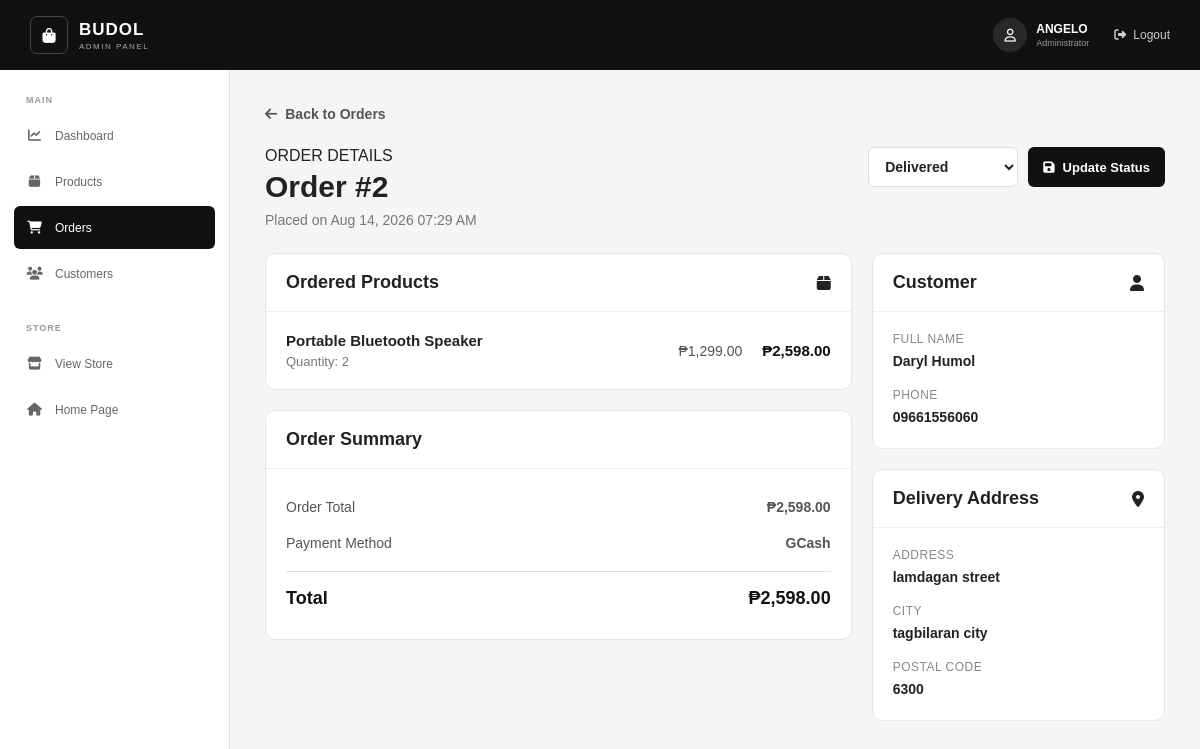
The page /BUDOL/admin/order_view.php?id=2 (signed in) on the database its author committed.
### tables this page shows
CREATE TABLE `orders` (
  `id` int(11) NOT NULL,
  `user_id` int(11) NOT NULL,
  `total_amount` decimal(10,2) NOT NULL,
  `status` enum('Pending','Processing','Shipped','Delivered','Cancelled') DEFAULT 'Pending',
  `shipping_address` text NOT NULL,
  `created_at` timestamp NOT NULL DEFAULT current_timestamp(),
  `full_name` varchar(150) NOT NULL DEFAULT '',
  `phone` varchar(30) NOT NULL DEFAULT '',
  `address` text NOT NULL,
  `city` varchar(100) NOT NULL DEFAULT '',
  `postal_code` varchar(20) NOT NULL DEFAULT '',
  `payment_method` varchar(50) NOT NULL DEFAULT 'Cash on Delivery'
);

CREATE TABLE `order_items` (
  `id` int(11) NOT NULL,
  `order_id` int(11) NOT NULL,
  `product_id` int(11) NOT NULL,
  `quantity` int(11) NOT NULL,
  `price` decimal(10,2) NOT NULL
);

CREATE TABLE `products` (
  `id` int(11) NOT NULL,
  `category_id` int(11) NOT NULL,
  `name` varchar(150) NOT NULL,
  `description` text DEFAULT NULL,
  `price` decimal(10,2) NOT NULL,
  `stock` int(11) DEFAULT 0,
  `image` varchar(255) DEFAULT NULL,
  `created_at` timestamp NOT NULL DEFAULT current_timestamp()
);

### BUDOL/admin/order_view.php (the view, shortened to what this page needs)
<?php
require_once "../backend/config.php";
$order_id = isset($_GET["id"])
    ? (int) $_GET["id"]
    : 0;
$order_sql = "
    SELECT
        id,
        user_id,
        full_name,
        phone,
        address,
        city,
        postal_code,
        payment_method,
        total_amount,
        status,
        created_at
    FROM orders
    WHERE id = ?
    LIMIT 1
";
$order_stmt = mysqli_prepare(
    $conn,
    $order_sql
);
mysqli_stmt_bind_param(
    $order_stmt,
    "i",
    $order_id
);
mysqli_stmt_execute(
    $order_stmt
);
$order_result = mysqli_stmt_get_result(
    $order_stmt
);
$order = mysqli_fetch_assoc(
    $order_result
);
$items_sql = "
    SELECT
        order_items.id,
        order_items.product_id,
        order_items.quantity,
        order_items.price,
        products.name AS product_name
    FROM order_items
    INNER JOIN products
        ON order_items.product_id = products.id
    WHERE order_items.order_id = ?
    ORDER BY order_items.id ASC
";
$items_stmt = mysqli_prepare(
    $conn,
    $items_sql
);
mysqli_stmt_bind_param(
    $items_stmt,
    "i",
    $order_id
);
mysqli_stmt_execute(
    $items_stmt
);
$items_result = mysqli_stmt_get_result(
    $items_stmt
);
$items = [];
while (
    $item = mysqli_fetch_assoc(
        $items_result
    )
) {
    $items[] = $item;
}
?>
<!DOCTYPE html>
<html lang="en">
<head>
    <link
        rel="stylesheet"
        href="https://cdnjs.cloudflare.com/ajax/libs/font-awesome/6.5.2/css/all.min.css"
    >
    <link
        rel="stylesheet"
        href="../assets/css/admin.css"
    >
</head>
<body>
<header class="admin-header">
    <div class="admin-header-container">
        <a
            href="index.php"
            class="admin-brand"
        >
            <div class="admin-brand-icon">
                <i class="fa-solid fa-bag-shopping"></i>
            </div>
            <div>
                <strong>
                    BUDOL
                </strong>
                <span>
                    ADMIN PANEL
                </span>
            </div>
        </a>
        <div class="admin-header-right">
            <div class="admin-user">
                <div class="admin-user-icon">
                    <i class="fa-regular fa-user"></i>
                </div>
                <div>
                    <strong>
                        <?php
                        echo htmlspecialchars(
                            $_SESSION["first_name"] ?? "Admin"
                        );
                        ?>
                    </strong>
                    <span>
                        Administrator
                    </span>
                </div>
            </div>
            <a
                href="logout.php"
                class="admin-logout"
            >
                <i class="fa-solid fa-right-from-bracket"></i>
                Logout
            </a>
        </div>
    </div>
</header>
<div class="admin-layout">
    <aside class="admin-sidebar">
        <div class="admin-sidebar-section">
            <span>
                MAIN
            </span>
            <a
                href="index.php"
                class="admin-nav"
            >
                <i class="fa-solid fa-chart-line"></i>
                <span>
                    Dashboard
                </span>
            </a>
            <a
                href="products.php"
                class="admin-nav"
            >
                <i class="fa-solid fa-box"></i>
                <span>
                    Products
                </span>
            </a>
            <a
                href="orders.php"
                class="admin-nav active"
            >
                <i class="fa-solid fa-cart-shopping"></i>
                <span>
                    Orders
                </span>
            </a>
            <a
                href="users.php"
                class="admin-nav"
            >
                <i class="fa-solid fa-users"></i>
                <span>
                    Customers
                </span>
            </a>
        </div>
        <div class="admin-sidebar-section">
            <span>
                STORE
            </span>
            <a
                href="../products.php"
                class="admin-nav"
                target="_blank"
            >
                <i class="fa-solid fa-store"></i>
                <span>
                    View Store
                </span>
            </a>
            <a
                href="../index.php"
                class="admin-nav"
                target="_blank"
            >
                <i class="fa-solid fa-house"></i>
                <span>
                    Home Page
                </span>
            </a>
        </div>
    </aside>
    <main class="admin-content">
        <div class="order-details-page">
            <a
                href="orders.php"
                class="order-details-back"
            >
                <i class="fa-solid fa-arrow-left"></i>
                Back to Orders
            </a>
            <div class="order-details-header">
                <div>
                    <span>
                        ORDER DETAILS
                    </span>
                    <h1>
                        Order #<?php echo $order_id; ?>
                    </h1>
                    <p>
                        Placed on
                        <?php
                        echo date(
                            "M d, Y h:i A",
                            strtotime(
                                $order["created_at"]
                            )
                        );
                        ?>
                    </p>
                </div>
                <div>
    <form
        action="update_order_status.php"
        method="POST"
        class="order-status-form"
    >
        <select
            name="status"
            class="order-status-select"
        >
            <option
                value="Delivered"
                <?php
                echo $order["status"] === "Delivered"
                    ? "selected"
                    : "";
                ?>
            >
                Delivered
            </option>
        </select>
        <button
            type="submit"
            class="order-status-button"
        >
            <i class="fa-solid fa-floppy-disk"></i>
            Update Status
        </button>
    </form>
</div>
            </div>
            <div class="order-details-grid">
                <div>
                    <section class="order-details-panel">
                        <div class="order-details-panel-header">
                            <h2>
                                Ordered Products
                            </h2>
                            <i class="fa-solid fa-box"></i>
                        </div>
                        <div class="order-details-panel-body">
                            <?php if (count($items) > 0): ?>
                                <?php foreach ($items as $item): ?>
                                    <div class="order-item">
                                        <div>
                                            <div class="order-item-name">
                                                <?php
                                                echo htmlspecialchars(
                                                    $item["product_name"]
                                                );
                                                ?>
                                            </div>
                                            <div class="order-item-meta">
                                                Quantity:
                                                <?php
                                                echo (int)$item["quantity"];
                                                ?>
                                            </div>
                                        </div>
                                        <div class="order-item-price">
                                            ₱<?php
                                            echo number_format(
                                                (float)$item["price"],
                                                2
                                            );
                                            ?>
                                        </div>
                                        <div class="order-item-total">
                                            ₱<?php
                                            echo number_format(
                                                (float)$item["price"]
                                                * (int)$item["quantity"],
                                                2
                                            );
                                            ?>
                                        </div>
                                    </div>
                                <?php endforeach; ?>
                            <?php endif; ?>
                        </div>
                    </section>
                    <section class="order-details-panel">
                        <div class="order-details-panel-header">
                            <h2>
                                Order Summary
                            </h2>
                        </div>
                        <div class="order-details-panel-body">
                            <div class="order-summary-row">
                                <span>
                                    Order Total
                                </span>
                                <strong>
                                    ₱<?php
                                    echo number_format(
                                        (float)$order["total_amount"],
                                        2
                                    );
                                    ?>
                                </strong>
                            </div>
                            <div class="order-summary-row">
                                <span>
                                    Payment Method
                                </span>
                                <strong>
                                    <?php
                                    echo htmlspecialchars(
                                        $order["payment_method"]
                                    );
                                    ?>
                                </strong>
                            </div>
                            <div class="order-summary-row order-summary-total">
                                <span>
                                    Total
                                </span>
                                <strong>
                                    ₱<?php
                                    echo number_format(
                                        (float)$order["total_amount"],
                                        2
                                    );
                                    ?>
                                </strong>
                            </div>
                        </div>
                    </section>
                </div>
                <div>
                    <section class="order-details-panel">
                        <div class="order-details-panel-header">
                            <h2>
                                Customer
                            </h2>
                            <i class="fa-solid fa-user"></i>
                        </div>
                        <div class="order-details-panel-body">
                            <div class="customer-info-row">
                                <span>
                                    Full Name
                                </span>
                                <strong>
                                    <?php
                                    echo htmlspecialchars(
                                        $order["full_name"]
                                    );
                                    ?>
                                </strong>
                            </div>
                            <div class="customer-info-row">
                                <span>
                                    Phone
                                </span>
                                <strong>
                                    <?php
                                    echo htmlspecialchars(
                                        $order["phone"]
                                    );
                                    ?>
                                </strong>
                            </div>
                        </div>
                    </section>
                    <section class="order-details-panel">
                        <div class="order-details-panel-header">
                            <h2>
                                Delivery Address
                            </h2>
                            <i class="fa-solid fa-location-dot"></i>
                        </div>
                        <div class="order-details-panel-body">
                            <div class="customer-info-row">
                                <span>
                                    Address
                                </span>
                                <strong>
                                    <?php
                                    echo nl2br(
                                        htmlspecialchars(
                                            $order["address"]
                                        )
                                    );
                                    ?>
                                </strong>
                            </div>
                            <div class="customer-info-row">
                                <span>
                                    City
                                </span>
                                <strong>
                                    <?php
                                    echo htmlspecialchars(
                                        $order["city"]
                                    );
                                    ?>
                                </strong>
                            </div>
                            <div class="customer-info-row">
                                <span>
                                    Postal Code
                                </span>
                                <strong>
                                    <?php
                                    echo htmlspecialchars(
                                        $order["postal_code"]
                                    );
                                    ?>
                                </strong>
                            </div>
                        </div>
                    </section>
                </div>
            </div>
        </div>
    </main>
</div>
</body>
</html>

### rows shown on the page
orders: created_at "Aug 14, 2026 07:29 AM", status "Delivered", total_amount "2,598.00", payment_method "GCash", full_name "Daryl Humol", phone "09661556060", address "lamdagan street", city "tagbilaran city", postal_code "6300"
order_items: product.name "Portable Bluetooth Speaker", quantity "2", price "1,299.00", price+quantity "2,598.00"

### other values the page prints
$_SESSION["first_name"] "ANGELO"
$order_id "2"
